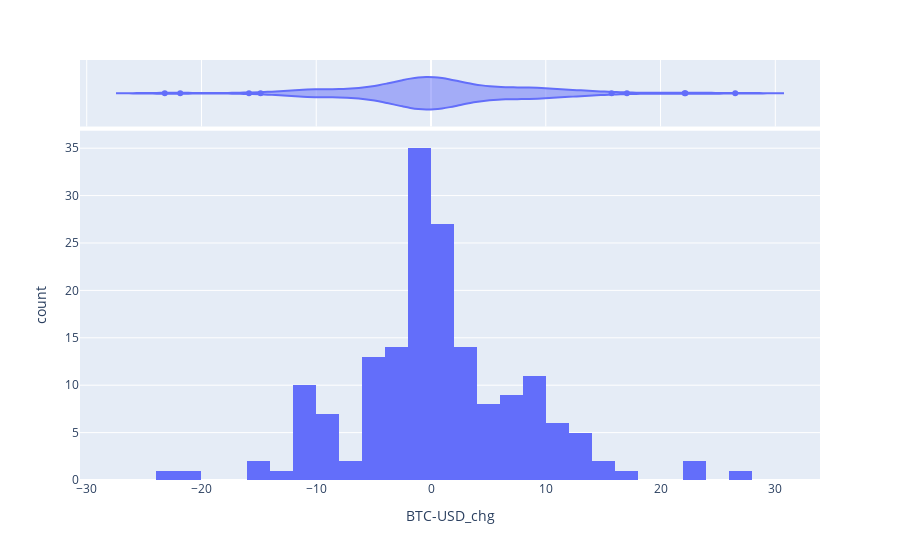

Here is the notebook cell this chart was saved with:
### Code cell
fig = px.histogram(crypto_df, x='BTC-USD_chg', marginal="violin",)
fig.show()

### Figure 1 — Plotly figure (JSON) as saved in the notebook; plotly's stock layout.template omitted (floating-point values rounded to 4 significant figures; data arrays with more than 128 entries replaced by an {"elided": "..."} marker saying what was removed)
{"data": [{"alignmentgroup": "True", "bingroup": "x", "hovertemplate": "BTC-USD_chg=%{x}<br>count=%{y}<extra></extra>", "legendgroup": "", "marker": {"color": "#636efa", "pattern": {"shape": ""}}, "name": "", "offsetgroup": "", "orientation": "v", "showlegend": false, "type": "histogram", "x": {"elided": "172 float values"}, "xaxis": "x", "yaxis": "y"}, {"alignmentgroup": "True", "hovertemplate": "BTC-USD_chg=%{x}<extra></extra>", "legendgroup": "", "marker": {"color": "#636efa"}, "name": "", "offsetgroup": "", "scalegroup": "x", "showlegend": false, "type": "violin", "x": {"elided": "172 float values"}, "xaxis": "x2", "yaxis": "y2"}], "layout": {"barmode": "relative", "legend": {"tracegroupgap": 0}, "margin": {"t": 60}, "xaxis": {"anchor": "y", "domain": [0, 1], "title": {"text": "BTC-USD_chg"}}, "xaxis2": {"anchor": "y2", "domain": [0, 1], "matches": "x", "showgrid": true, "showticklabels": false}, "yaxis": {"anchor": "x", "domain": [0, 0.8316], "title": {"text": "count"}}, "yaxis2": {"anchor": "x2", "domain": [0.8416, 1], "matches": "y2", "showgrid": false, "showline": false, "showticklabels": false, "ticks": ""}}}
